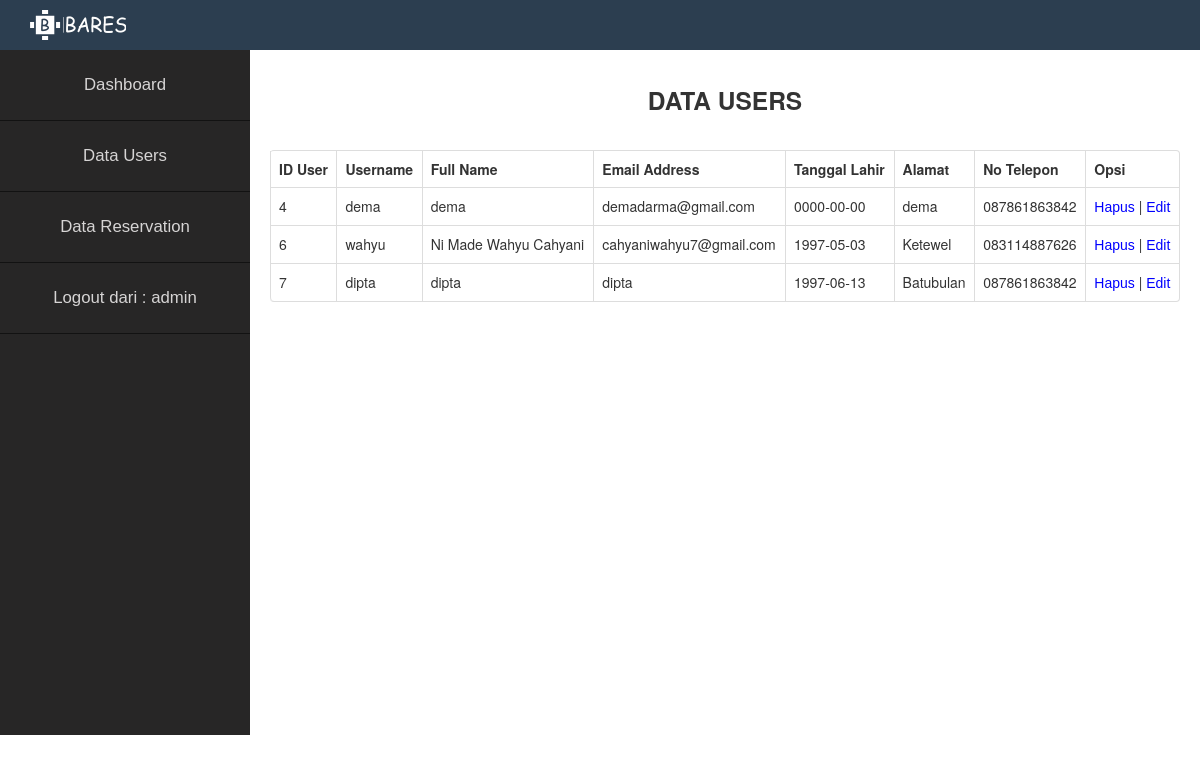
Page /admin/index-admin.php?users (signed in) on the committed database.
### tables this page shows
CREATE TABLE IF NOT EXISTS `user` (
`id_user` int(11) NOT NULL,
  `username` varchar(30) NOT NULL,
  `nama` varchar(50) NOT NULL,
  `email` varchar(50) NOT NULL,
  `password` varchar(20) NOT NULL,
  `tanggal` date NOT NULL,
  `alamat` varchar(50) DEFAULT NULL,
  `no_telp` varchar(15) DEFAULT NULL
);

### admin/users.php (the view, shortened to what this page needs)
<!DOCTYPE html>
<html>
  <head>
  </head>
  <body>
    <b><center><h3>DATA USERS</h3></center></b>
    <br>
    <table class="table table-bordered">
    <tr>
      <th>ID User</th>
      <th>Username</th>
      <th>Full Name</th>
      <th>Email Address</th>
      <th>Tanggal Lahir</th>
      <th>Alamat</th>
      <th>No Telepon</th>
      <th>Opsi</th>
    </tr>
    <?php
      $conn = mysqli_connect("localhost:3306","root","","restoran");
      $query = mysqli_query($conn,"SELECT * FROM user");
      while($row = mysqli_fetch_assoc($query)){
      ?>
      <tr>
        <td><?php echo $row['id_user']; ?></td>
        <td><?php echo $row['username']; ?></td>
        <td><?php echo $row['nama']; ?></td>
        <td><?php echo $row['email']; ?></td>
        <td><?php echo $row['tanggal']; ?></td>
        <td><?php echo $row['alamat']; ?></td>
        <td><?php echo $row['no_telp']; ?></td>
        <td><a href="hapus-data-users.php?id_user=<?php echo "$row[id_user]"; ?>"
          onclick="return confirm ('Yakin Ingin Hapus Data Ini ?')"><font color="blue">Hapus</font></a> |
          <a href="form-edit-data-users.php?id_user=<?php echo "$row[id_user]"; ?>"><font color = "blue">Edit</font></a>
        </td>
      </tr>
    <?php
      }
     ?>
    </table>
  </body>
  </html>

### admin/index-admin.php (shortened to what this page needs)
<!DOCTYPE html>
<html>
  <head>
    <link rel="stylesheet" href="../bootstrap/css/bootstrap.min.css"/>
    <link rel="stylesheet" href="../css/styleadmin.css">
  </head>
  <body>
    <div id="header">
      <div class="logo">
        <a href="index-admin.php">
          <img src="../picture/logo.png">
        </a>
      </div>
    </div>
    <div id="container">
      <div class="sidebar">
        <ul id="nav">
          <li><a href="index-admin.php?dashboard">Dashboard</a></li>
          <li><a href="index-admin.php?users">Data Users</a></li>
          <li><a href="index-admin.php?message">Data Reservation</a></li>
          <li><a href="logout-admin.php" onclick="return confirm ('Yakin Ingin Logout?')">Logout dari : <?php echo $_SESSION['login_admin']; ?></a></li>
        </ul>
      </div>
      <div class="content">
        <?php
          if(isset($_GET['message'])){
            include_once("message.php");
          }else if(isset($_GET['dashboard'])){
            include_once("dashboard.php");
          }else if(isset($_GET['users'])){
            include_once("users.php");
          }
        ?>
      </div>
    </div>
  </body>
</html>

### css/styleadmin.css (style rules this page uses)
* { margin: 0; padding: 0; }
a { text-decoration: none; }
a { color: #fff; text-decoration: none; font-family:sans-serif; text-align: center; }
#header { width: 100%; height: 50px; background-color: #2c3e50; margin: 0 auto; }
.logo { float: left; margin-top: 10px; margin-left: 30px; }
#container { width: 100%; margin: 0 auto; }
.sidebar { width: 250px; height: 685px; background-color: #272626; float: left; }
.content { width: calc(100% - 250); height: 650px; margin:0px 0px 0px 250px; box-sizing: border-box; padding: 20px; background: #fff; }
#nav li { list-style: none; }
#nav li a { color: #D6D4D4; display: block; padding: 25px; font-size: 1.2em; text-decoration: none; border-bottom: 1px solid #121212; -webkit-transition: background 400ms ease , color 400ms ease; -moz-transition: background 400ms ease, color 400ms ease; -ms-transition: background 400ms ease, color 400ms ease; -o-transition: background 400ms ease, color 400ms ease; transition: background 400ms ease, color 400ms ease; }

### rows in the picture
user: id_user "4", username "dema", nama "dema", email "demadarma@gmail.com", tanggal "0000-00-00", alamat "dema", no_telp "087861863842"
user: id_user "6", username "wahyu", nama "Ni Made Wahyu Cahyani", email "cahyaniwahyu7@gmail.com", tanggal "1997-05-03", alamat "Ketewel", no_telp "083114887626"
user: id_user "7", username "dipta", nama "dipta", email "dipta", tanggal "1997-06-13", alamat "Batubulan", no_telp "087861863842"

### other values in the picture
$_SESSION['login_admin'] "admin"
